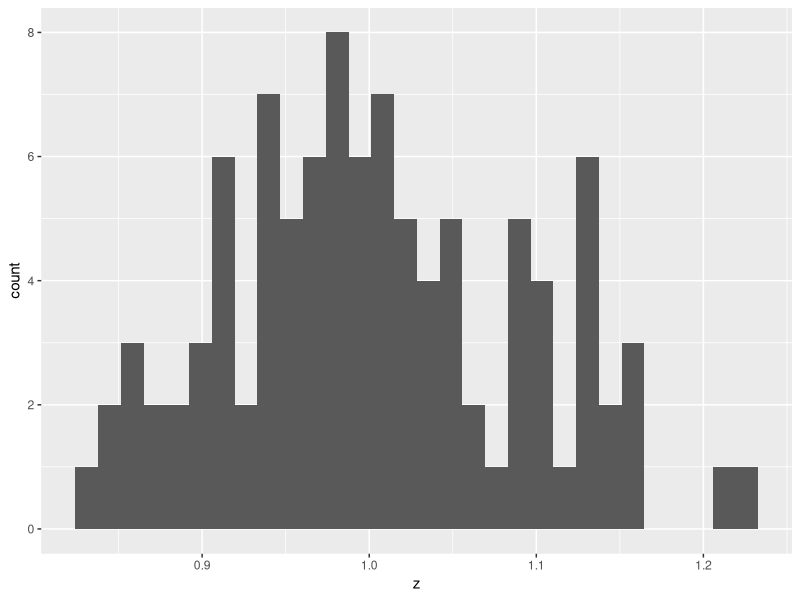
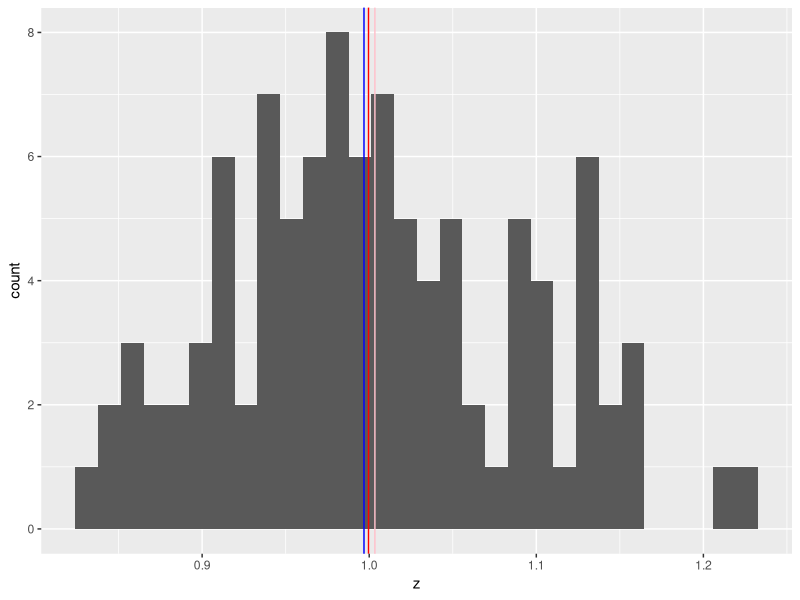
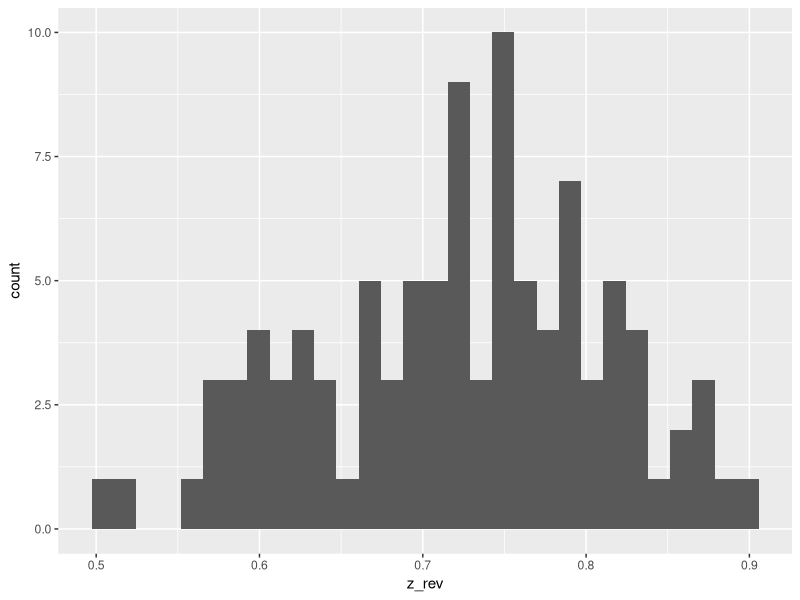
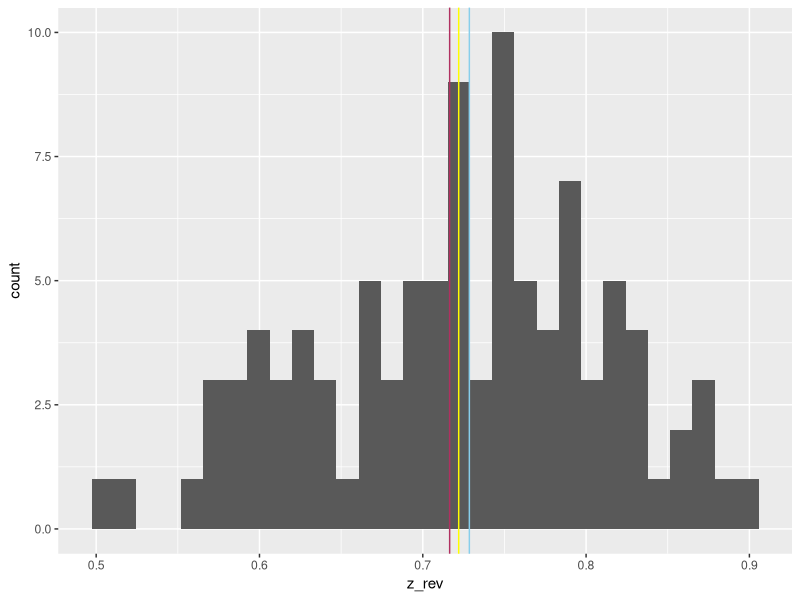

Write the R code that produced these figures, in order.
 #ctrl+shift+c for # in all line
# Create a new vector z with length 100
# as exp(rnorm(n = 100, mean = 0, sd = 0.1)), and calculate the arithmetic mean, geometric mean, and median of z.

library(tidyverse)

z <- exp(rnorm(100, mean = 0, sd = 0.1))
z 
#arithmetic mean
(mu_z<- (sum (z)/length(z)))
mean(z)

#geometric mean

(mu_z_ge<- prod(z)^(1/length(z)))
#median
(med_z <- median(z))

 
# Draw a histogram of z using functions tibble(), ggplot(), and geom_histogram().

df_z <- tibble(z=z)

(g_hist <- df_z %>% 
  ggplot(aes(x=z)) +
  geom_histogram())
 


# Draw vertical lines of arithmetic mean, geometric mean, and median on the histogram with different colors using a function geom_vline() .
 g_hist + 
   geom_vline(xintercept = mu_z,
              color = "pink")+
   geom_vline(xintercept = mu_z_ge,
              color = "red")+
   geom_vline(xintercept = med_z,
              color = "blue")
   
# Visually compare the values of the central tendency measures with the vertical lines drawn by geom_vline().
# 
# Create a new vector z_rev as -z + max(z) + 0.5, and repeat step 1 – 4.
 z_rev <- -z + max(z) + 0.5
z_rev 
(mu_z_rev <- mean(z_rev))
(mu_z_rev_ge <- prod(z_rev)^(1/length(z_rev)))
(med_z_rev <- median(z_rev))


df_zr <- tibble(z_rev=z_rev)

(g_hist <- df_zr %>% 
    ggplot(aes(x=z_rev)) +
    geom_histogram())

g_hist + 
  geom_vline(xintercept = mu_z_rev,
             color = "yellow")+
  geom_vline(xintercept = mu_z_rev_ge,
             color = "maroon")+
  geom_vline(xintercept = med_z_rev,
             color = "skyblue")



w <- rnorm(100, mean = 10, sd = 1)
 head(w) # show first 10 elements in w

# Using this data, perform the following exercise:
#   
#   Convert the unit of w to “milligram” and create a new vector m.
m <- 1000*w

# Calculate SD and MAD for w and m.
(sd_w <- sqrt(sum((w-mean(w))^2)/length(w)))
(mad_w <- median(abs(w-median(w))))

(sd_m <- sqrt(sum((m-mean(m))^2)/length(m)))
(mad_m<- median(abs(m-median(m))))
# Calculate CV and MAD/Median for w and m.
#should be same
#CV
sd_w/mean(w)
sd_m/mean(m)

#median
(mad_w<- median(w))
(mad_m<- median(m))
